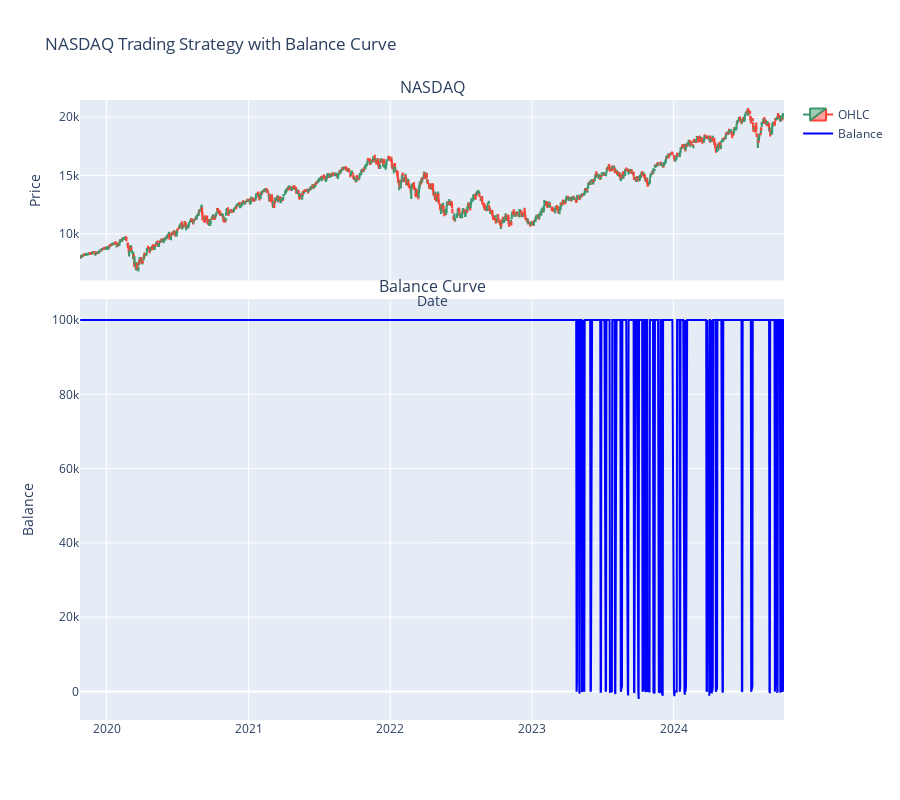

Write notebook code for a chart like this one.
### Code cell
# Show the figure
fig

### Figure 1 — Plotly figure (JSON) as saved in the notebook; plotly's stock layout.template omitted (floating-point values rounded to 4 significant figures; data arrays with more than 128 entries replaced by an {"elided": "..."} marker saying what was removed)
{"data": [{"close": {"elided": "1249 float values"}, "high": {"elided": "1249 float values"}, "low": {"elided": "1249 float values"}, "name": "OHLC", "open": {"elided": "1249 float values"}, "type": "candlestick", "x": {"elided": "1249 str values"}, "xaxis": "x", "yaxis": "y"}, {"line": {"color": "blue"}, "mode": "lines", "name": "Balance", "type": "scatter", "x": {"elided": "1249 str values"}, "xaxis": "x2", "y": {"elided": "1249 float values"}, "yaxis": "y2"}], "layout": {"annotations": [{"font": {"size": 16}, "showarrow": false, "text": "NASDAQ", "x": 0.5, "xanchor": "center", "xref": "paper", "y": 1, "yanchor": "bottom", "yref": "paper"}, {"font": {"size": 16}, "showarrow": false, "text": "Balance Curve", "x": 0.5, "xanchor": "center", "xref": "paper", "y": 0.679, "yanchor": "bottom", "yref": "paper"}], "height": 800, "showlegend": true, "title": {"text": "NASDAQ Trading Strategy with Balance Curve"}, "xaxis": {"anchor": "y", "domain": [0, 1], "matches": "x2", "rangeslider": {"visible": false}, "showticklabels": false, "title": {"text": "Date"}}, "xaxis2": {"anchor": "y2", "domain": [0, 1]}, "yaxis": {"anchor": "x", "domain": [0.709, 1], "title": {"text": "Price"}}, "yaxis2": {"anchor": "x2", "domain": [0, 0.679], "title": {"text": "Balance"}}}}
